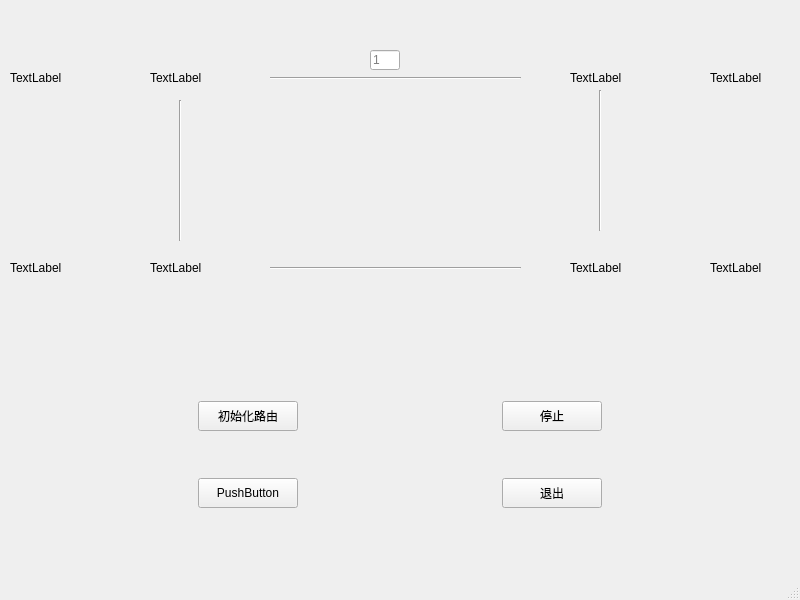
<?xml version="1.0" encoding="UTF-8"?>
<ui version="4.0">
 <class>mainWin</class>
 <widget class="QMainWindow" name="mainWin">
  <property name="geometry">
   <rect>
    <x>0</x>
    <y>0</y>
    <width>800</width>
    <height>600</height>
   </rect>
  </property>
  <property name="windowTitle">
   <string>MainWindow</string>
  </property>
  <widget class="QWidget" name="centralwidget">
   <widget class="QLabel" name="label">
    <property name="geometry">
     <rect>
      <x>150</x>
      <y>70</y>
      <width>72</width>
      <height>15</height>
     </rect>
    </property>
    <property name="text">
     <string>TextLabel</string>
    </property>
   </widget>
   <widget class="QLabel" name="label_2">
    <property name="geometry">
     <rect>
      <x>570</x>
      <y>70</y>
      <width>72</width>
      <height>15</height>
     </rect>
    </property>
    <property name="text">
     <string>TextLabel</string>
    </property>
   </widget>
   <widget class="QLabel" name="label_3">
    <property name="geometry">
     <rect>
      <x>150</x>
      <y>260</y>
      <width>72</width>
      <height>15</height>
     </rect>
    </property>
    <property name="text">
     <string>TextLabel</string>
    </property>
   </widget>
   <widget class="QLabel" name="label_4">
    <property name="geometry">
     <rect>
      <x>570</x>
      <y>260</y>
      <width>72</width>
      <height>15</height>
     </rect>
    </property>
    <property name="text">
     <string>TextLabel</string>
    </property>
   </widget>
   <widget class="QWidget" name="gridLayoutWidget">
    <property name="geometry">
     <rect>
      <x>0</x>
      <y>360</y>
      <width>801</width>
      <height>191</height>
     </rect>
    </property>
    <layout class="QGridLayout" name="gridLayout_3">
     <item row="0" column="1">
      <widget class="QPushButton" name="stopbut">
       <property name="maximumSize">
        <size>
         <width>100</width>
         <height>30</height>
        </size>
       </property>
       <property name="text">
        <string>停止</string>
       </property>
      </widget>
     </item>
     <item row="0" column="0">
      <widget class="QPushButton" name="initbut">
       <property name="maximumSize">
        <size>
         <width>100</width>
         <height>30</height>
        </size>
       </property>
       <property name="text">
        <string>初始化路由</string>
       </property>
      </widget>
     </item>
     <item row="1" column="0">
      <widget class="QPushButton" name="unknowbut">
       <property name="maximumSize">
        <size>
         <width>100</width>
         <height>30</height>
        </size>
       </property>
       <property name="text">
        <string>PushButton</string>
       </property>
      </widget>
     </item>
     <item row="1" column="1">
      <widget class="QPushButton" name="exitbut">
       <property name="maximumSize">
        <size>
         <width>100</width>
         <height>30</height>
        </size>
       </property>
       <property name="text">
        <string>退出</string>
       </property>
      </widget>
     </item>
    </layout>
   </widget>
   <widget class="Line" name="line">
    <property name="geometry">
     <rect>
      <x>170</x>
      <y>100</y>
      <width>20</width>
      <height>141</height>
     </rect>
    </property>
    <property name="orientation">
     <enum>Qt::Vertical</enum>
    </property>
   </widget>
   <widget class="Line" name="line_2">
    <property name="geometry">
     <rect>
      <x>590</x>
      <y>90</y>
      <width>20</width>
      <height>141</height>
     </rect>
    </property>
    <property name="orientation">
     <enum>Qt::Vertical</enum>
    </property>
   </widget>
   <widget class="Line" name="line_3">
    <property name="geometry">
     <rect>
      <x>270</x>
      <y>70</y>
      <width>251</width>
      <height>16</height>
     </rect>
    </property>
    <property name="orientation">
     <enum>Qt::Horizontal</enum>
    </property>
   </widget>
   <widget class="Line" name="line_4">
    <property name="geometry">
     <rect>
      <x>270</x>
      <y>260</y>
      <width>251</width>
      <height>16</height>
     </rect>
    </property>
    <property name="orientation">
     <enum>Qt::Horizontal</enum>
    </property>
   </widget>
   <widget class="QLabel" name="status_light0">
    <property name="geometry">
     <rect>
      <x>10</x>
      <y>70</y>
      <width>72</width>
      <height>15</height>
     </rect>
    </property>
    <property name="text">
     <string>TextLabel</string>
    </property>
   </widget>
   <widget class="QLabel" name="status_light1">
    <property name="geometry">
     <rect>
      <x>10</x>
      <y>260</y>
      <width>72</width>
      <height>15</height>
     </rect>
    </property>
    <property name="text">
     <string>TextLabel</string>
    </property>
   </widget>
   <widget class="QLabel" name="status_light2">
    <property name="geometry">
     <rect>
      <x>710</x>
      <y>70</y>
      <width>72</width>
      <height>15</height>
     </rect>
    </property>
    <property name="text">
     <string>TextLabel</string>
    </property>
   </widget>
   <widget class="QLabel" name="status_light3">
    <property name="geometry">
     <rect>
      <x>710</x>
      <y>260</y>
      <width>72</width>
      <height>15</height>
     </rect>
    </property>
    <property name="text">
     <string>TextLabel</string>
    </property>
   </widget>
   <widget class="QLineEdit" name="edge">
    <property name="geometry">
     <rect>
      <x>370</x>
      <y>50</y>
      <width>30</width>
      <height>20</height>
     </rect>
    </property>
    <property name="placeholderText">
     <string>1</string>
    </property>
   </widget>
  </widget>
  <widget class="QMenuBar" name="menubar">
   <property name="geometry">
    <rect>
     <x>0</x>
     <y>0</y>
     <width>800</width>
     <height>26</height>
    </rect>
   </property>
  </widget>
  <widget class="QStatusBar" name="statusbar"/>
 </widget>
 <resources/>
 <connections/>
</ui>
